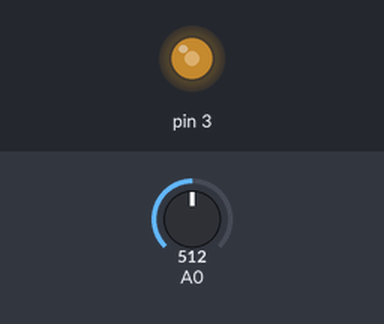
Recording of a sketch running on a simulated Arduino Uno, built with avr-gcc and run on an emulated ATmega328P. On the bench: output pins drawn as LEDs (lit = HIGH). The test bench sets the inputs (shaded band); at power-on: A0 = 512.

Above: at 1.2 s.
1.3 s: A0 set to 716
At 2.2 s:
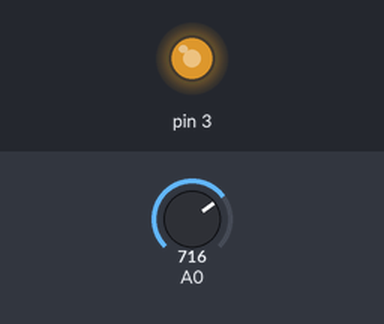
2.8 s: A0 set to 900
At 3.1 s:
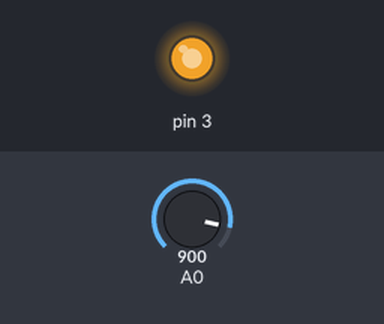
4.3 s: A0 set to 122
At 4.8 s:
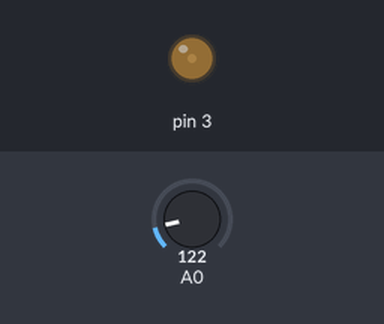
5.8 s: A0 set to 0
At 6.8 s:
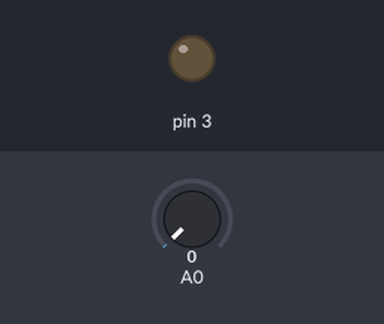
7.3 s: A0 set to 511
At 7.7 s:
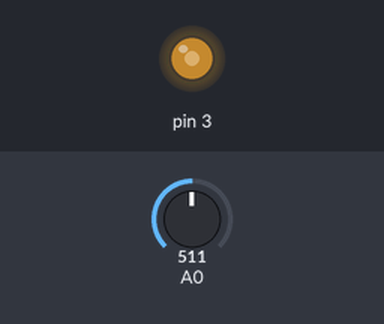
Timing chart, 0 to 9.8 s (numbered marks = the images above; inputs shaded):
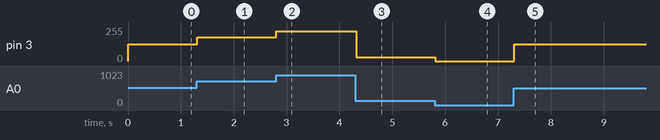

Measured:
- after the input at 1.3 s, pin 3: 127/255 → 178/255 at once
- after the input at 2.8 s, pin 3: 178/255 → 224/255 at once
- after the input at 4.3 s, pin 3: 224/255 → 30/255 at once
- after the input at 5.8 s, pin 3: 30/255 → 0/255 at once
- after the input at 7.3 s, pin 3: 0/255 → 127/255 at once

The sketch:

05-analogWrite__Pot_Dimmer_.ino
```cpp
void setup() {
	pinMode(3,OUTPUT);
}

void loop() {
  int PotValue = analogRead(A0);
  int pwmValue = map(PotValue,0,1023,0,255);
  analogWrite(3,pwmValue);
  delay(20);
}
```
